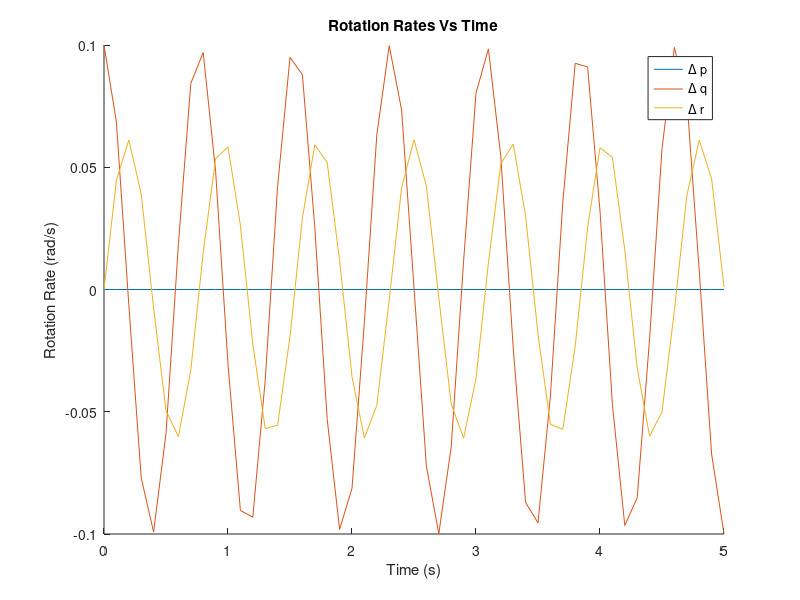

MATLAB code to generate this figure:
clear all; close all;clc

Ix = 500; %Kg m^3
Iy = 750; %Kg m^3
Iz = 1000;%Kg m^3
p0 = 20; %rad/s
dt = 0.1; %s

A = [0 0 0;0 0 (p0*(Ix - Iz)/Iy); 0 (p0*(Iy - Ix)/Iz) 0]; %Calculate A matrix based on givene equations 

x0 = [0;0.1;0]; %Specify ICs
count = 1;
for i = 0:dt:5 %Continuously update STM and calculate x based on current t
    STM = expm(A*i);
    x(count,:) = STM*x0;
    count = count + 1;
end

t = [0:0.1:5];
%Plot results 
% figure
% subplot(1,3,1)
% plot(t,x(:,1))
% title('\Delta p VS Time')
% xlabel('Time (s)')
% ylabel('Rotation Rate (rad/s)')
% subplot(1,3,2)
% plot(t,x(:,2))
% title('\Delta q VS Time')
% xlabel('Time (s)')
% ylabel('Rotation Rate (rad/s)')
% subplot(1,3,3)
% plot(t,x(:,3))
% title('\Delta r VS Time')
% xlabel('Time (s)')
% ylabel('Rotation Rate (rad/s)')
figure
hold on
plot(t,x(:,1))
plot(t,x(:,2))
plot(t,x(:,3))
title('Rotation Rates Vs Time')
xlabel('Time (s)')
ylabel('Rotation Rate (rad/s)')
legend('\Delta p','\Delta q','\Delta r')